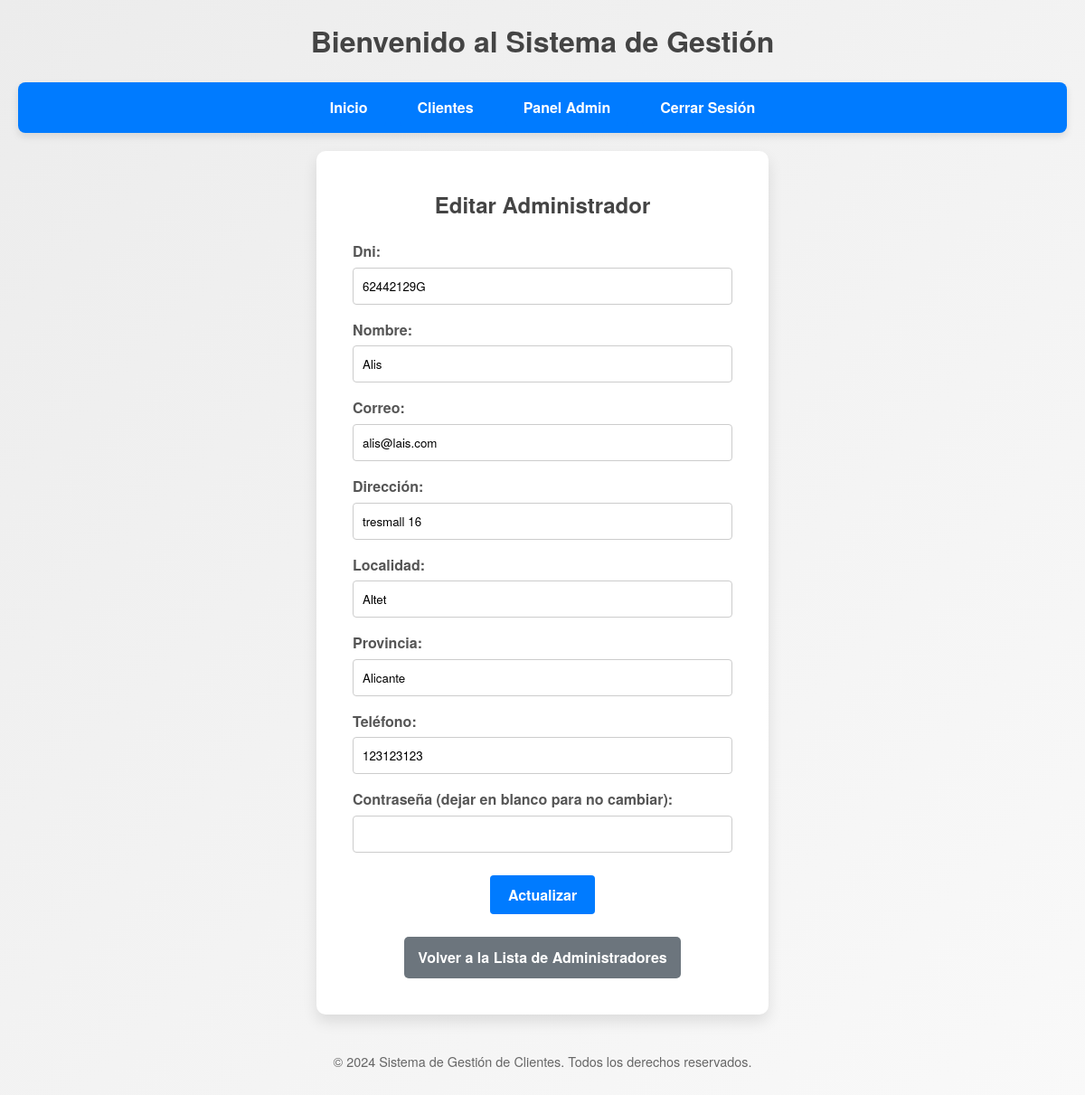
The app's page /public/editar_admin.php?id=40 (signed in) with its own data.
### tables this page shows
CREATE TABLE `clientes` (
  `id` int(11) NOT NULL,
  `dni` varchar(9) NOT NULL,
  `nombre` varchar(100) NOT NULL,
  `correo` varchar(100) NOT NULL,
  `contrasena` varchar(255) NOT NULL,
  `rol` enum('usuario','administrador','editor') NOT NULL DEFAULT 'usuario',
  `telefono` varchar(20) DEFAULT NULL,
  `direccion` varchar(255) DEFAULT NULL,
  `localidad` varchar(100) DEFAULT NULL,
  `provincia` varchar(100) DEFAULT NULL,
  `creado_en` timestamp NOT NULL DEFAULT current_timestamp()
);

### includes/Usuario.php (called while the page is built, shortened)
<?php
class Usuario {
    private $db;
    public function __construct($db) {
        if ($db instanceof BaseDeDatos) {
            $this->db = $db;
        } else {
            throw new Exception("La clase Articulo necesita una instancia válida de BaseDeDatos.");
        }
    }
    public function obtenerUsuarioPorId($id) {
        try {
            $conexion = $this->db->getConexion();
            $sql = "SELECT * FROM clientes WHERE id = :id";
            $stmt = $conexion->prepare($sql);
            $stmt->bindParam(':id', $id, PDO::PARAM_INT);
            $stmt->execute();
            return $stmt->fetch(PDO::FETCH_ASSOC);
        } catch (PDOException $e) {
            throw new Exception("Error al obtener el usuario: " . $e->getMessage());
        }
    }
}

### public/editar_admin.php (the view, shortened to what this page needs)
<?php
require_once '../includes/header.php';
require_once '../includes/Usuario.php';
$db = new BaseDeDatos();
$usuario = new Usuario($db);
$id = intval($_GET['id']);
try {
    $admin = $usuario->obtenerUsuarioPorId($id);
} catch (Exception $e) {
    $error = $e->getMessage();
}
?>
<!DOCTYPE html>
<html lang="es">
<head>
    <link rel="stylesheet" href="css/styles.css">
</head>
<body>
    <div class="edit-container">
        <h2>Editar Administrador</h2>
        <?php if (!empty($admin)): ?>
            <form action="editar_admin.php?id=<?php echo $id; ?>" method="post">
            <div class="form-group">
                    <label for="dni">Dni:</label>
                    <input type="text" id="dni" name="dni" value="<?php echo htmlspecialchars($admin['dni']); ?>" required>
                </div>
                <div class="form-group">
                    <label for="nombre">Nombre:</label>
                    <input type="text" id="nombre" name="nombre" value="<?php echo htmlspecialchars($admin['nombre']); ?>" required>
                </div>
                <div class="form-group">
                    <label for="correo">Correo:</label>
                    <input type="email" id="correo" name="correo" value="<?php echo htmlspecialchars($admin['correo']); ?>" required>
                </div>
                <div class="form-group">
                    <label for="direccion">Dirección:</label>
                    <input type="text" id="direccion" name="direccion" value="<?php echo htmlspecialchars($admin['direccion']); ?>" >
                </div>
                <div class="form-group">
                    <label for="localidad">Localidad:</label>
                    <input type="text" id="localidad" name="localidad" value="<?php echo htmlspecialchars($admin['localidad']); ?>" >
                </div>
                <div class="form-group">
                    <label for="provincia">Provincia:</label>
                    <input type="text" id="provincia" name="provincia" value="<?php echo htmlspecialchars($admin['provincia']); ?>" >
                </div>
                <div class="form-group">
                    <label for="telefono">Teléfono:</label>
                    <input type="text" id="telefono" name="telefono" value="<?php echo htmlspecialchars($admin['telefono']); ?>" required>
                </div>
                <div class="form-group">
                    <label for="contrasena">Contraseña (dejar en blanco para no cambiar):</label>
                    <input type="password" id="contrasena" name="contrasena">
                </div>
                <button type="submit" class="btn-primary">Actualizar</button>
            </form>
        <?php endif; ?>
        <a href="admin_list.php" class="btn-secondary">Volver a la Lista de Administradores</a>
    </div>
<?php
require_once '../includes/footer.php';
?>
</body>
</html>

### css/styles.css (style rules this page uses)
* { margin: 0; padding: 0; box-sizing: border-box; font-family: 'Helvetica Neue', Arial, sans-serif; }
body { background: linear-gradient(135deg, #ececec, #f9f9f9); color: #333; line-height: 1.6; padding: 20px; }
h1, h2 { text-align: center; margin-bottom: 20px; color: #444; }
form { display: grid; grid-gap: 15px; max-width: 600px; margin: 0 auto; }
form div { display: flex; flex-direction: column; }
label { font-weight: bold; margin-bottom: 5px; color: #555; }
input[type="text"], input[type="email"], input[type="password"], select { padding: 10px; border: 1px solid #ccc; border-radius: 4px; transition: all 0.3s; max-width: 100%; width: 100%; margin: 0 auto; }
button[type="button"], button[type="submit"] { padding: 10px 20px; border: none; border-radius: 4px; cursor: pointer; font-weight: bold; transition: background-color 0.3s, box-shadow 0.3s; max-width: 300px; margin: 10px auto; display: block; }
button[type="submit"] { background: #007bff; color: white; }
.form-group { display: flex; flex-direction: column; align-items: flex-start; }
.btn-primary { padding: 10px 20px; background: #007bff; color: white; border: none; border-radius: 4px; cursor: pointer; font-weight: bold; transition: background-color 0.3s, box-shadow 0.3s; }
.edit-container { background: #ffffff; padding: 40px; border-radius: 10px; box-shadow: 0 8px 16px rgba(0, 0, 0, 0.1); width: 100%; max-width: 500px; text-align: center; margin: auto; }
.btn-secondary { display: inline-block; margin-top: 15px; padding: 10px 20px; color: white; font-weight: bold; text-decoration: none; border-radius: 4px; background: #6c757d; cursor: pointer; transition: background-color 0.3s, box-shadow 0.3s; }
.form-group { display: flex; flex-direction: column; }
.form-group label { font-weight: bold; margin-bottom: 5px; color: #555; }
.btn-primary { padding: 10px 15px; background-color: #007bff; color: #fff; font-size: 16px; border: none; border-radius: 5px; cursor: pointer; transition: background-color 0.3s; }
.btn-secondary { padding: 10px 15px; background-color: #6c757d; color: #fff; font-size: 16px; text-decoration: none; border-radius: 5px; transition: background-color 0.3s; }

### records on screen
clientes: dni "62442129G", nombre "Alis", correo "alis@lais.com", direccion "tresmall 16", localidad "Altet", provincia "Alicante", telefono "123123123"
